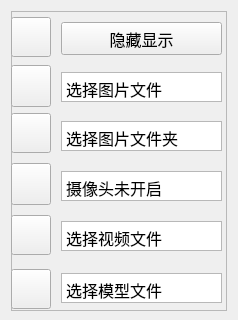
         <widget class="QWidget" name="Sidebar" native="true">
          <property name="styleSheet">
           <string notr="true"/>
          </property>
          <layout class="QVBoxLayout" name="verticalLayout_3" stretch="0">
           <property name="sizeConstraint">
            <enum>QLayout::SetDefaultConstraint</enum>
           </property>
           <property name="bottomMargin">
            <number>9</number>
           </property>
           <item>
            <widget class="QFrame" name="frame">
             <property name="minimumSize">
              <size>
               <width>216</width>
               <height>300</height>
              </size>
             </property>
             <property name="frameShape">
              <enum>QFrame::StyledPanel</enum>
             </property>
             <property name="frameShadow">
              <enum>QFrame::Raised</enum>
             </property>
             <widget class="QToolButton" name="toolButton_camera">
              <property name="geometry">
               <rect>
                <x>0</x>
                <y>152</y>
                <width>40</width>
                <height>42</height>
               </rect>
              </property>
              <property name="minimumSize">
               <size>
                <width>40</width>
                <height>40</height>
               </size>
              </property>
              <property name="maximumSize">
               <size>
                <width>45</width>
                <height>45</height>
               </size>
              </property>
              <property name="cursor">
               <cursorShape>PointingHandCursor</cursorShape>
              </property>
              <property name="toolTip">
               <string>开启摄像头</string>
              </property>
              <property name="autoFillBackground">
               <bool>false</bool>
              </property>
              <property name="text">
               <string/>
              </property>
              <property name="icon">
               <iconset resource="RecSystem.qrc">
                <normaloff>:/images/icons/g1.png</normaloff>:/images/icons/g1.png</iconset>
              </property>
              <property name="iconSize">
               <size>
                <width>50</width>
                <height>39</height>
               </size>
              </property>
              <property name="popupMode">
               <enum>QToolButton::DelayedPopup</enum>
              </property>
              <property name="toolButtonStyle">
               <enum>Qt::ToolButtonTextUnderIcon</enum>
              </property>
              <property name="autoRaise">
               <bool>false</bool>
              </property>
              <property name="arrowType">
               <enum>Qt::NoArrow</enum>
              </property>
             </widget>
             <widget class="QTextEdit" name="textEdit_camera">
              <property name="geometry">
               <rect>
                <x>50</x>
                <y>160</y>
                <width>161</width>
                <height>30</height>
               </rect>
              </property>
              <property name="sizePolicy">
               <sizepolicy hsizetype="Fixed" vsizetype="Fixed">
                <horstretch>0</horstretch>
                <verstretch>0</verstretch>
               </sizepolicy>
              </property>
              <property name="minimumSize">
               <size>
                <width>150</width>
                <height>30</height>
               </size>
              </property>
              <property name="maximumSize">
               <size>
                <width>280</width>
                <height>40</height>
               </size>
              </property>
              <property name="font">
               <font>
                <family>12pt 华为仿宋</family>
                <pointsize>12</pointsize>
                <italic>false</italic>
                <bold>false</bold>
               </font>
              </property>
              <property name="verticalScrollBarPolicy">
               <enum>Qt::ScrollBarAlwaysOff</enum>
              </property>
              <property name="horizontalScrollBarPolicy">
               <enum>Qt::ScrollBarAsNeeded</enum>
              </property>
              <property name="lineWrapMode">
               <enum>QTextEdit::NoWrap</enum>
              </property>
              <property name="readOnly">
               <bool>true</bool>
              </property>
              <property name="html">
               <string>&lt;!DOCTYPE HTML PUBLIC &quot;-//W3C//DTD HTML 4.0//EN&quot; &quot;http://www.w3.org/TR/REC-html40/strict.dtd&quot;&gt;
&lt;html&gt;&lt;head&gt;&lt;meta name=&quot;qrichtext&quot; content=&quot;1&quot; /&gt;&lt;meta charset=&quot;utf-8&quot; /&gt;&lt;style type=&quot;text/css&quot;&gt;
p, li { white-space: pre-wrap; }
hr { height: 1px; border-width: 0; }
li.unchecked::marker { content: &quot;\2610&quot;; }
li.checked::marker { content: &quot;\2612&quot;; }
&lt;/style&gt;&lt;/head&gt;&lt;body style=&quot; font-family:'12pt 华为仿宋'; font-size:12pt; font-weight:400; font-style:normal;&quot;&gt;
&lt;p style=&quot; margin-top:0px; margin-bottom:0px; margin-left:0px; margin-right:0px; -qt-block-indent:0; text-indent:0px;&quot;&gt;&lt;span style=&quot; font-family:'Adobe Devanagari';&quot;&gt;摄像头未开启&lt;/span&gt;&lt;/p&gt;&lt;/body&gt;&lt;/html&gt;</string>
              </property>
             </widget>
             <widget class="QToolButton" name="toolButton_file">
              <property name="geometry">
               <rect>
                <x>0</x>
                <y>54</y>
                <width>40</width>
                <height>42</height>
               </rect>
              </property>
              <property name="minimumSize">
               <size>
                <width>40</width>
                <height>40</height>
               </size>
              </property>
              <property name="maximumSize">
               <size>
                <width>45</width>
                <height>45</height>
               </size>
              </property>
              <property name="cursor">
               <cursorShape>PointingHandCursor</cursorShape>
              </property>
              <property name="toolTip">
               <string>选择图片</string>
              </property>
              <property name="autoFillBackground">
               <bool>false</bool>
              </property>
              <property name="text">
               <string/>
              </property>
              <property name="icon">
               <iconset resource="RecSystem.qrc">
                <normaloff>:/images/icons/recovery.png</normaloff>:/images/icons/recovery.png</iconset>
              </property>
              <property name="iconSize">
               <size>
                <width>50</width>
                <height>40</height>
               </size>
              </property>
              <property name="popupMode">
               <enum>QToolButton::DelayedPopup</enum>
              </property>
              <property name="toolButtonStyle">
               <enum>Qt::ToolButtonTextUnderIcon</enum>
              </property>
              <property name="autoRaise">
               <bool>false</bool>
              </property>
              <property name="arrowType">
               <enum>Qt::NoArrow</enum>
              </property>
             </widget>
             <widget class="QTextEdit" name="textEdit_image">
              <property name="geometry">
               <rect>
                <x>50</x>
                <y>61</y>
                <width>161</width>
                <height>30</height>
               </rect>
              </property>
              <property name="sizePolicy">
               <sizepolicy hsizetype="Fixed" vsizetype="Fixed">
                <horstretch>0</horstretch>
                <verstretch>0</verstretch>
               </sizepolicy>
              </property>
              <property name="minimumSize">
               <size>
                <width>150</width>
                <height>30</height>
               </size>
              </property>
              <property name="maximumSize">
               <size>
                <width>280</width>
                <height>40</height>
               </size>
              </property>
              <property name="font">
               <font>
                <family>12pt 华为仿宋</family>
                <pointsize>12</pointsize>
                <italic>false</italic>
                <bold>false</bold>
               </font>
              </property>
              <property name="layoutDirection">
               <enum>Qt::LeftToRight</enum>
              </property>
              <property name="verticalScrollBarPolicy">
               <enum>Qt::ScrollBarAlwaysOff</enum>
              </property>
              <property name="horizontalScrollBarPolicy">
               <enum>Qt::ScrollBarAsNeeded</enum>
              </property>
              <property name="lineWrapMode">
               <enum>QTextEdit::NoWrap</enum>
              </property>
              <property name="readOnly">
               <bool>true</bool>
              </property>
              <property name="html">
               <string>&lt;!DOCTYPE HTML PUBLIC &quot;-//W3C//DTD HTML 4.0//EN&quot; &quot;http://www.w3.org/TR/REC-html40/strict.dtd&quot;&gt;
&lt;html&gt;&lt;head&gt;&lt;meta name=&quot;qrichtext&quot; content=&quot;1&quot; /&gt;&lt;meta charset=&quot;utf-8&quot; /&gt;&lt;style type=&quot;text/css&quot;&gt;
p, li { white-space: pre-wrap; }
hr { height: 1px; border-width: 0; }
li.unchecked::marker { content: &quot;\2610&quot;; }
li.checked::marker { content: &quot;\2612&quot;; }
&lt;/style&gt;&lt;/head&gt;&lt;body style=&quot; font-family:'12pt 华为仿宋'; font-size:12pt; font-weight:400; font-style:normal;&quot;&gt;
&lt;p style=&quot; margin-top:0px; margin-bottom:0px; margin-left:0px; margin-right:0px; -qt-block-indent:0; text-indent:0px;&quot;&gt;&lt;span style=&quot; font-family:'Adobe Devanagari';&quot;&gt;选择图片文件&lt;/span&gt;&lt;/p&gt;&lt;/body&gt;&lt;/html&gt;</string>
              </property>
             </widget>
             <widget class="QToolButton" name="toolButton_model">
              <property name="geometry">
               <rect>
                <x>0</x>
                <y>258</y>
                <width>40</width>
                <height>40</height>
               </rect>
              </property>
              <property name="minimumSize">
               <size>
                <width>40</width>
                <height>40</height>
               </size>
              </property>
              <property name="maximumSize">
               <size>
                <width>45</width>
                <height>45</height>
               </size>
              </property>
              <property name="cursor">
               <cursorShape>PointingHandCursor</cursorShape>
              </property>
              <property name="toolTip">
               <string>使用默认模型</string>
              </property>
              <property name="autoFillBackground">
               <bool>false</bool>
              </property>
              <property name="text">
               <string/>
              </property>
              <property name="icon">
               <iconset resource="RecSystem.qrc">
                <normaloff>:/images/icons/model.png</normaloff>:/images/icons/model.png</iconset>
              </property>
              <property name="iconSize">
               <size>
                <width>40</width>
                <height>39</height>
               </size>
              </property>
              <property name="popupMode">
               <enum>QToolButton::DelayedPopup</enum>
              </property>
              <property name="toolButtonStyle">
               <enum>Qt::ToolButtonTextUnderIcon</enum>
              </property>
              <property name="autoRaise">
               <bool>false</bool>
              </property>
              <property name="arrowType">
               <enum>Qt::NoArrow</enum>
              </property>
             </widget>
             <widget class="QTextEdit" name="textEdit_model">
              <property name="geometry">
               <rect>
                <x>50</x>
                <y>262</y>
                <width>161</width>
                <height>30</height>
               </rect>
              </property>
              <property name="sizePolicy">
               <sizepolicy hsizetype="Fixed" vsizetype="Fixed">
                <horstretch>0</horstretch>
                <verstretch>0</verstretch>
               </sizepolicy>
              </property>
              <property name="minimumSize">
               <size>
                <width>150</width>
                <height>30</height>
               </size>
              </property>
              <property name="maximumSize">
               <size>
                <width>280</width>
                <height>40</height>
               </size>
              </property>
              <property name="font">
               <font>
                <family>12pt 华为仿宋</family>
                <pointsize>12</pointsize>
                <italic>false</italic>
                <bold>false</bold>
               </font>
              </property>
              <property name="verticalScrollBarPolicy">
               <enum>Qt::ScrollBarAlwaysOff</enum>
              </property>
              <property name="horizontalScrollBarPolicy">
               <enum>Qt::ScrollBarAsNeeded</enum>
              </property>
              <property name="lineWrapMode">
               <enum>QTextEdit::NoWrap</enum>
              </property>
              <property name="readOnly">
               <bool>true</bool>
              </property>
              <property name="html">
               <string>&lt;!DOCTYPE HTML PUBLIC &quot;-//W3C//DTD HTML 4.0//EN&quot; &quot;http://www.w3.org/TR/REC-html40/strict.dtd&quot;&gt;
&lt;html&gt;&lt;head&gt;&lt;meta name=&quot;qrichtext&quot; content=&quot;1&quot; /&gt;&lt;meta charset=&quot;utf-8&quot; /&gt;&lt;style type=&quot;text/css&quot;&gt;
p, li { white-space: pre-wrap; }
hr { height: 1px; border-width: 0; }
li.unchecked::marker { content: &quot;\2610&quot;; }
li.checked::marker { content: &quot;\2612&quot;; }
&lt;/style&gt;&lt;/head&gt;&lt;body style=&quot; font-family:'12pt 华为仿宋'; font-size:12pt; font-weight:400; font-style:normal;&quot;&gt;
&lt;p style=&quot; margin-top:0px; margin-bottom:0px; margin-left:0px; margin-right:0px; -qt-block-indent:0; text-indent:0px;&quot;&gt;&lt;span style=&quot; font-family:'Adobe Devanagari';&quot;&gt;选择模型文件&lt;/span&gt;&lt;/p&gt;&lt;/body&gt;&lt;/html&gt;</string>
              </property>
             </widget>
             <widget class="QToolButton" name="toolButton_folder">
              <property name="geometry">
               <rect>
                <x>0</x>
                <y>102</y>
                <width>40</width>
                <height>40</height>
               </rect>
              </property>
              <property name="minimumSize">
               <size>
                <width>40</width>
                <height>40</height>
               </size>
              </property>
              <property name="maximumSize">
               <size>
                <width>45</width>
                <height>45</height>
               </size>
              </property>
              <property name="cursor">
               <cursorShape>PointingHandCursor</cursorShape>
              </property>
              <property name="toolTip">
               <string>选择图片文件夹</string>
              </property>
              <property name="autoFillBackground">
               <bool>false</bool>
              </property>
              <property name="text">
               <string/>
              </property>
              <property name="icon">
               <iconset resource="RecSystem.qrc">
                <normaloff>:/images/icons/folder.png</normaloff>:/images/icons/folder.png</iconset>
              </property>
              <property name="iconSize">
               <size>
                <width>50</width>
                <height>39</height>
               </size>
              </property>
              <property name="popupMode">
               <enum>QToolButton::DelayedPopup</enum>
              </property>
              <property name="toolButtonStyle">
               <enum>Qt::ToolButtonTextUnderIcon</enum>
              </property>
              <property name="autoRaise">
               <bool>false</bool>
              </property>
              <property name="arrowType">
               <enum>Qt::NoArrow</enum>
              </property>
             </widget>
             <widget class="QTextEdit" name="textEdit_imgFolder">
              <property name="geometry">
               <rect>
                <x>50</x>
                <y>110</y>
                <width>161</width>
                <height>30</height>
               </rect>
              </property>
              <property name="sizePolicy">
               <sizepolicy hsizetype="Fixed" vsizetype="Fixed">
                <horstretch>0</horstretch>
                <verstretch>0</verstretch>
               </sizepolicy>
              </property>
              <property name="minimumSize">
               <size>
                <width>150</width>
                <height>30</height>
               </size>
              </property>
              <property name="maximumSize">
               <size>
                <width>280</width>
                <height>40</height>
               </size>
              </property>
              <property name="font">
               <font>
                <family>12pt 华为仿宋</family>
                <pointsize>12</pointsize>
                <italic>false</italic>
                <bold>false</bold>
               </font>
              </property>
              <property name="layoutDirection">
               <enum>Qt::LeftToRight</enum>
              </property>
              <property name="verticalScrollBarPolicy">
               <enum>Qt::ScrollBarAlwaysOff</enum>
              </property>
              <property name="horizontalScrollBarPolicy">
               <enum>Qt::ScrollBarAsNeeded</enum>
              </property>
              <property name="lineWrapMode">
               <enum>QTextEdit::NoWrap</enum>
              </property>
              <property name="readOnly">
               <bool>true</bool>
              </property>
              <property name="html">
               <string>&lt;!DOCTYPE HTML PUBLIC &quot;-//W3C//DTD HTML 4.0//EN&quot; &quot;http://www.w3.org/TR/REC-html40/strict.dtd&quot;&gt;
&lt;html&gt;&lt;head&gt;&lt;meta name=&quot;qrichtext&quot; content=&quot;1&quot; /&gt;&lt;meta charset=&quot;utf-8&quot; /&gt;&lt;style type=&quot;text/css&quot;&gt;
p, li { white-space: pre-wrap; }
hr { height: 1px; border-width: 0; }
li.unchecked::marker { content: &quot;\2610&quot;; }
li.checked::marker { content: &quot;\2612&quot;; }
&lt;/style&gt;&lt;/head&gt;&lt;body style=&quot; font-family:'12pt 华为仿宋'; font-size:12pt; font-weight:400; font-style:normal;&quot;&gt;
&lt;p style=&quot; margin-top:0px; margin-bottom:0px; margin-left:0px; margin-right:0px; -qt-block-indent:0; text-indent:0px;&quot;&gt;&lt;span style=&quot; font-family:'Adobe Devanagari';&quot;&gt;选择图片文件夹&lt;/span&gt;&lt;/p&gt;&lt;/body&gt;&lt;/html&gt;</string>
              </property>
             </widget>
             <widget class="QToolButton" name="toolButton_video">
              <property name="geometry">
               <rect>
                <x>0</x>
                <y>204</y>
                <width>40</width>
                <height>40</height>
               </rect>
              </property>
              <property name="minimumSize">
               <size>
                <width>40</width>
                <height>40</height>
               </size>
              </property>
              <property name="maximumSize">
               <size>
                <width>45</width>
                <height>45</height>
               </size>
              </property>
              <property name="cursor">
               <cursorShape>PointingHandCursor</cursorShape>
              </property>
              <property name="toolTip">
               <string>选择视频</string>
              </property>
              <property name="autoFillBackground">
               <bool>false</bool>
              </property>
              <property name="text">
               <string/>
              </property>
              <property name="icon">
               <iconset resource="RecSystem.qrc">
                <normaloff>:/images/icons/video.png</normaloff>:/images/icons/video.png</iconset>
              </property>
              <property name="iconSize">
               <size>
                <width>40</width>
                <height>40</height>
               </size>
              </property>
              <property name="popupMode">
               <enum>QToolButton::DelayedPopup</enum>
              </property>
              <property name="toolButtonStyle">
               <enum>Qt::ToolButtonTextUnderIcon</enum>
              </property>
              <property name="autoRaise">
               <bool>false</bool>
              </property>
              <property name="arrowType">
               <enum>Qt::NoArrow</enum>
              </property>
             </widget>
             <widget class="QTextEdit" name="textEdit_video">
              <property name="geometry">
               <rect>
                <x>50</x>
                <y>210</y>
                <width>161</width>
                <height>30</height>
               </rect>
              </property>
              <property name="sizePolicy">
               <sizepolicy hsizetype="Fixed" vsizetype="Fixed">
                <horstretch>0</horstretch>
                <verstretch>0</verstretch>
               </sizepolicy>
              </property>
              <property name="minimumSize">
               <size>
                <width>150</width>
                <height>30</height>
               </size>
              </property>
              <property name="maximumSize">
               <size>
                <width>280</width>
                <height>40</height>
               </size>
              </property>
              <property name="font">
               <font>
                <family>12pt 华为仿宋</family>
                <pointsize>12</pointsize>
                <italic>false</italic>
                <bold>false</bold>
               </font>
              </property>
              <property name="layoutDirection">
               <enum>Qt::LeftToRight</enum>
              </property>
              <property name="verticalScrollBarPolicy">
               <enum>Qt::ScrollBarAlwaysOff</enum>
              </property>
              <property name="horizontalScrollBarPolicy">
               <enum>Qt::ScrollBarAsNeeded</enum>
              </property>
              <property name="lineWrapMode">
               <enum>QTextEdit::NoWrap</enum>
              </property>
              <property name="readOnly">
               <bool>true</bool>
              </property>
              <property name="html">
               <string>&lt;!DOCTYPE HTML PUBLIC &quot;-//W3C//DTD HTML 4.0//EN&quot; &quot;http://www.w3.org/TR/REC-html40/strict.dtd&quot;&gt;
&lt;html&gt;&lt;head&gt;&lt;meta name=&quot;qrichtext&quot; content=&quot;1&quot; /&gt;&lt;meta charset=&quot;utf-8&quot; /&gt;&lt;style type=&quot;text/css&quot;&gt;
p, li { white-space: pre-wrap; }
hr { height: 1px; border-width: 0; }
li.unchecked::marker { content: &quot;\2610&quot;; }
li.checked::marker { content: &quot;\2612&quot;; }
&lt;/style&gt;&lt;/head&gt;&lt;body style=&quot; font-family:'12pt 华为仿宋'; font-size:12pt; font-weight:400; font-style:normal;&quot;&gt;
&lt;p style=&quot; margin-top:0px; margin-bottom:0px; margin-left:0px; margin-right:0px; -qt-block-indent:0; text-indent:0px;&quot;&gt;&lt;span style=&quot; font-family:'Adobe Devanagari';&quot;&gt;选择视频文件&lt;/span&gt;&lt;/p&gt;&lt;/body&gt;&lt;/html&gt;</string>
              </property>
             </widget>
             <widget class="QToolButton" name="loginTitle">
              <property name="geometry">
               <rect>
                <x>-2</x>
                <y>670</y>
                <width>45</width>
                <height>45</height>
               </rect>
              </property>
              <property name="minimumSize">
               <size>
                <width>45</width>
                <height>45</height>
               </size>
              </property>
              <property name="maximumSize">
               <size>
                <width>45</width>
                <height>45</height>
               </size>
              </property>
              <property name="cursor">
               <cursorShape>PointingHandCursor</cursorShape>
              </property>
              <property name="toolTip">
               <string>登录信息</string>
              </property>
              <property name="autoFillBackground">
               <bool>false</bool>
              </property>
              <property name="styleSheet">
               <string notr="true">QToolButton{
	border-image: url(:/login/icons/user.png);
	background-color: transparent;
	border-radius:5px;
	border:3px;
}

QToolButton::hover{
     border:2px;
}

QToolButton::pressed{
     border:1px;
}</string>
              </property>
              <property name="text">
               <string/>
              </property>
              <property name="iconSize">
               <size>
                <width>40</width>
                <height>40</height>
               </size>
              </property>
              <property name="popupMode">
               <enum>QToolButton::DelayedPopup</enum>
              </property>
              <property name="toolButtonStyle">
               <enum>Qt::ToolButtonTextUnderIcon</enum>
              </property>
              <property name="autoRaise">
               <bool>false</bool>
              </property>
              <property name="arrowType">
               <enum>Qt::NoArrow</enum>
              </property>
             </widget>
             <widget class="QToolButton" name="toolButton_menu">
              <property name="geometry">
               <rect>
                <x>0</x>
                <y>6</y>
                <width>40</width>
                <height>40</height>
               </rect>
              </property>
              <property name="minimumSize">
               <size>
                <width>40</width>
                <height>40</height>
               </size>
              </property>
              <property name="maximumSize">
               <size>
                <width>45</width>
                <height>45</height>
               </size>
              </property>
              <property name="cursor">
               <cursorShape>PointingHandCursor</cursorShape>
              </property>
              <property name="toolTip">
               <string>弹出显示</string>
              </property>
              <property name="autoFillBackground">
               <bool>false</bool>
              </property>
              <property name="text">
               <string/>
              </property>
              <property name="icon">
               <iconset resource="RecSystem.qrc">
                <normaloff>:/images/icons/burger-menu.png</normaloff>:/images/icons/burger-menu.png</iconset>
              </property>
              <property name="iconSize">
               <size>
                <width>50</width>
                <height>39</height>
               </size>
              </property>
              <property name="popupMode">
               <enum>QToolButton::DelayedPopup</enum>
              </property>
              <property name="toolButtonStyle">
               <enum>Qt::ToolButtonTextUnderIcon</enum>
              </property>
              <property name="autoRaise">
               <bool>false</bool>
              </property>
              <property name="arrowType">
               <enum>Qt::NoArrow</enum>
              </property>
             </widget>
             <widget class="QPushButton" name="pushButton_hide">
              <property name="geometry">
               <rect>
                <x>50</x>
                <y>11</y>
                <width>161</width>
                <height>33</height>
               </rect>
              </property>
              <property name="minimumSize">
               <size>
                <width>150</width>
                <height>30</height>
               </size>
              </property>
              <property name="maximumSize">
               <size>
                <width>280</width>
                <height>40</height>
               </size>
              </property>
              <property name="font">
               <font>
                <family>12pt 华为仿宋</family>
                <pointsize>12</pointsize>
                <italic>false</italic>
                <bold>false</bold>
               </font>
              </property>
              <property name="cursor">
               <cursorShape>PointingHandCursor</cursorShape>
              </property>
              <property name="text">
               <string>隐藏显示</string>
              </property>
             </widget>
            </widget>
           </item>
          </layout>
         </widget>
